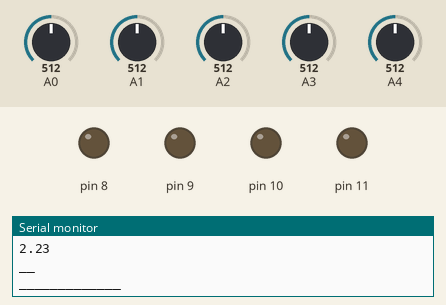
This sketch was run on a simulated Arduino Uno, built with avr-gcc and run on an emulated ATmega328P. Shown: output pins drawn as LEDs (lit = HIGH), the last lines printed to the serial monitor. The test bench sets the inputs (shaded band); at power-on: A1 = 512, A0 = 512, A2 = 512, A3 = 512, A4 = 512.

Above: at 1.2 s.
1.3 s: A1 set to 418
2.9 s: A1 set to 392
At 4.2 s:
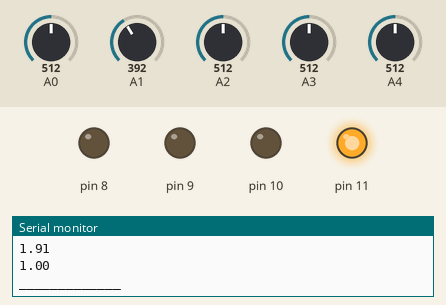
4.8 s: A0 set to 782
7.8 s: A0 set to 814
At 9.0 s:
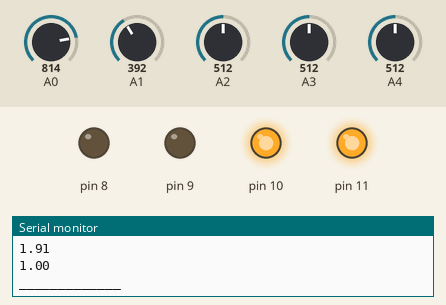
9.3 s: A2 set to 175
12.3 s: A2 set to 149
At 13.3 s:
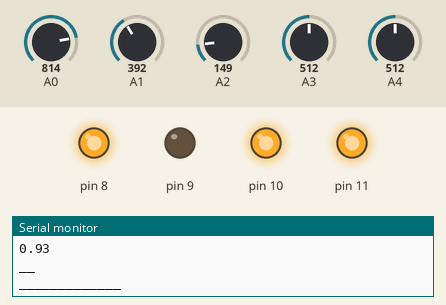
Timing chart, 0 to 15.1 s (numbered marks = the images above; inputs shaded):
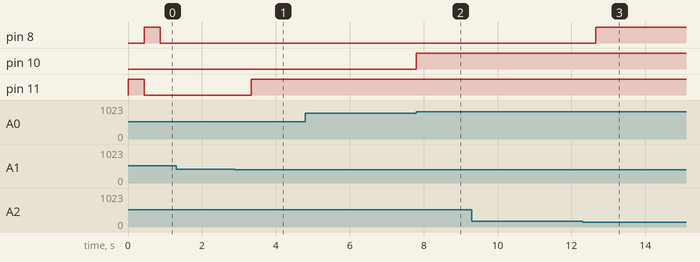

The sketch:

lab_3.ino
```cpp
float voltage[]= {0,0,0,0,0};
float avgVoltage[]= {0,0,0,0,0};


void setup() {
  // put your setup code here, to run once:
  for(int i = 8; i< 12;i++)
    pinMode(i, OUTPUT);
  Serial.begin(9600);
}

//кальман

float simpleKalman(float newVal) {
  static float _err_measure = 0.8;  // примерный шум измерений
  static float _q = 0.5;   // скорость изменения значений 0.001-1, варьировать самому
  float _kalman_gain, _current_estimate;
  static float _err_estimate = _err_measure;
  static float _last_estimate;
  _kalman_gain = (float)_err_estimate / (_err_estimate + _err_measure);
  _current_estimate = _last_estimate + (float)_kalman_gain * (newVal - _last_estimate);
  _err_estimate =  (1.0 - _kalman_gain) * _err_estimate + fabs(_last_estimate - _current_estimate) * _q;
  _last_estimate = _current_estimate;
  return _current_estimate;
}


float runMiddleArifmOptim(float newVal) {
  static int t = 0;
  static float vals[10];
  static float average = 0;
  if (++t >= 10) t = 0; // перемотка t
  average -= vals[t];         // вычитаем старое
  average += newVal;          // прибавляем новое
  vals[t] = newVal;           // запоминаем в массив
  return ((float)average / 10);
}

int median(int newVal) {
  static int buf[3];
  static byte count = 0;
  buf[count] = newVal;
  if (++count >= 3) count = 0;
  return (max(buf[0], buf[1]) == max(buf[1], buf[2])) ? max(buf[0], buf[2]) : max(buf[1], min(buf[0], buf[2]));
}

float dt = 0.02;
float sigma_process = 3.0;
float sigma_noise = 0.7;


float ABfilter(float newVal) {
  static float xk_1, vk_1, a, b;
  static float xk, vk, rk;
  static float xm;
  float lambda = (float)sigma_process * dt * dt / sigma_noise;
  float r = (4 + lambda - (float)sqrt(8 * lambda + lambda * lambda)) / 4;
  a = (float)1 - r * r;
  b = (float)2 * (2 - a) - 4 * (float)sqrt(1 - a);
  xm = newVal;
  xk = xk_1 + ((float) vk_1 * dt );
  vk = vk_1;
  rk = xm - xk;
  xk += (float)a * rk;
  vk += (float)( b * rk ) / dt;
  xk_1 = xk;
  vk_1 = vk;
  return xk_1;
}


float k = 0.1;  // коэффициент фильтрации, 0.0-1.0
// бегущее среднее
float expRunningAverage(float newVal) {
  static float filVal = 0;
  filVal += (newVal - filVal) * k;
  return filVal;
}


float toVoltage(int dat){
  return (float)(dat * 5.0) / 1024;
}


void loop() {

  for(int i = 0;i<5;i++){
    voltage[i]=toVoltage(analogRead(i));
    //Serial.println(voltage[i]);
  }

  avgVoltage[0]=runMiddleArifmOptim(voltage[0]);
  avgVoltage[1]=median(voltage[1]);
  avgVoltage[2]=simpleKalman(voltage[2]);
  avgVoltage[3]=ABfilter(voltage[3]);
  avgVoltage[4]=expRunningAverage(voltage[4]);

  if(avgVoltage[1]>avgVoltage[2])
    digitalWrite(8, HIGH);
  else
    digitalWrite(8, LOW);


  if(avgVoltage[3]>avgVoltage[4]+1.5)
    digitalWrite(9, HIGH);
  else
    digitalWrite(9, LOW);


  if(avgVoltage[0]>avgVoltage[1]+avgVoltage[2])
    digitalWrite(10, HIGH);
  else
    digitalWrite(10, LOW);


  if(avgVoltage[1]<avgVoltage[4])
    digitalWrite(11, HIGH);
  else
    digitalWrite(11, LOW);


  if(abs(avgVoltage[0] - voltage[0]) > 0.1){
    Serial.println("runMiddleArifmOptim");
    Serial.println(voltage[0]);
    Serial.println(avgVoltage[0]);
    Serial.println("");
  }
  if(abs(avgVoltage[1] - voltage[1]) > 0.1){
    Serial.println("median");
    Serial.println(voltage[1]);
    Serial.println(avgVoltage[1]);
    Serial.println("");
  }
  if(abs(avgVoltage[2] - voltage[2]) > 0.1){
    Serial.println("kalman");
    Serial.println(voltage[2]);
    Serial.println(avgVoltage[2]);
    Serial.println("__");
  }
  //voltage[0]toVoltage(analogRead(0)));

  Serial.println("_____________");
  delay(400);

}
```

Measured:
- the behaviour switches between 410 and 409 on A1 (found by bisection; images 0 and 1)
- the behaviour switches between 800 and 801 on A0 (found by bisection; images 1 and 2)
- the behaviour switches between 161 and 160 on A2 (found by bisection; images 2 and 3)
- after the input at 2.9 s, pin 11: LOW → HIGH after 0.43 s
- after the input at 12.3 s, pin 8: LOW → HIGH after 0.36 s instead of 0.76 s
